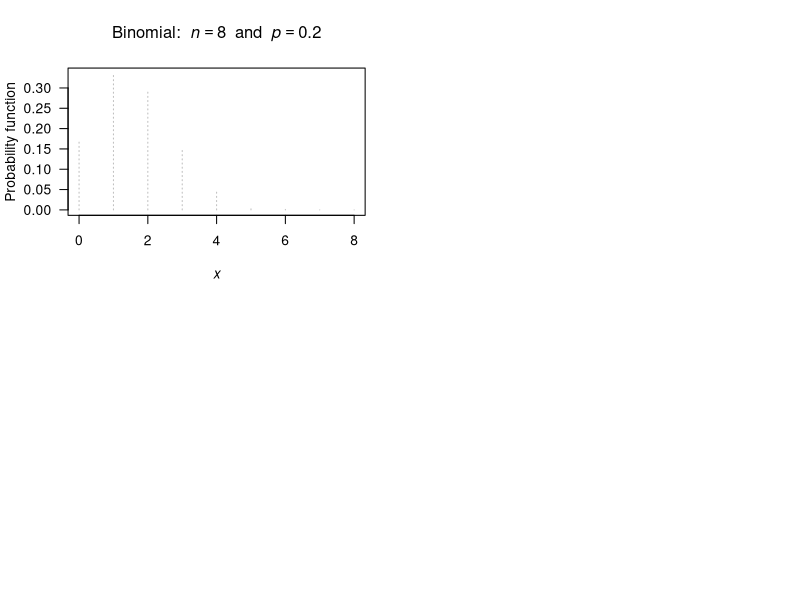

This figure's R source: (Note: this script raises an error after producing the figure.)
## ---- chunk 1
par( mfrow = c(2, 2))

n <- c(8, 8, 
       15, 15)
prob <- c(0.2, 0.6, 
          0.2, 0.6)

for (i in (1:4)) {
  ni <- n[i]
  probi <- prob[i]
  x <-  0:ni
  y <- dbinom(x, 
              size = ni,
              prob = probi)
  
   plot( x = x,
         y = y,
         xlab = expression(italic(x)),
         ylab = "Probability function",
         main = bquote("Binomial: " ~ italic(n) == .(ni) ~ " and " ~ italic(p) == .(probi)),
         las = 1,
         lty = 3,
         col = "grey",
         type = "h")
  points(x = x,
         y = y,
         col = plotColour1,
         pch = 19)
  
}
## ---- chunk 2
par( mfrow = c(2, 2))

xmax <- 10
mu <- c(0.5, 1, 2, 5)

for (i in (1:4)) {
  muvalue <- mu[i]
  x <-  0:xmax
  y <- dpois(x, 
             lambda = muvalue )
  
   plot( x = x,
         y = y,
         xlim = c(0, xmax),
         xlab = expression(italic(x)),
         ylab = "Probability function",
         main = bquote("Poisson mean:" ~ mu == .(muvalue)),
         las = 1,
         lty = 3,
         col = "grey",
         type = "h")
  points(x = x,
         y = y,
         col = plotColour1,
         pch = 19)
  
}
## ---- chunk 3
BombTable <- array( dim = c(8, 4))
colnames(BombTable) <- c("Hits",
                         "Number bombs",
                         "Proportion bombs",
                         "Poisson proportion")
BombTable[, 1] <- 0:7
BombTable[, 2] <- c(229,
                    211,
                    93,
                    35,
                    7,
                    0,
                    0,
                    1)
BombTable[, 3] <- round(BombTable[, 2] / sum(BombTable[, 2]), 4)
lambda <- sum( BombTable[, 1] * BombTable[, 3])

BombTable[, 4] <- dpois(0:7,
                        lambda = lambda )
BombTable[, 4] <- round( BombTable[, 4], 4)
BombTable[ 8, 4] <- 1 - sum( BombTable[1:7, 4])

BombTable.caption <- "The number of flying bomb hits on London during World War II in a 36 square kilometre area of South London. The proportion of the 576 grid squares receiving 0, 1, ...hits was also computed. The observed and empirical probabilities are shown. The Poisson distribution fits the data  well."

if( knitr::is_latex_output() ) {
  knitr::kable( BombTable,
                format = "latex",
                booktabs = TRUE,
                longtable = FALSE,
                col.names = c("Hits",
                              "Number bombs", 
                              "Proportion bombs", 
                              "Poisson proportion"),
                caption = BombTable.caption) %>%
    kable_styling(font_size = 10) %>%
    row_spec(0, bold = TRUE)
}
if( knitr::is_html_output() ) {
  knitr::kable( BombTable,
                format = "html",
                booktabs = TRUE,
                longtable = FALSE,
                col.names = c("Hits",
                              "Number bombs", 
                              "Proportion bombs", 
                              "Poisson proportion"),
                caption = BombTable.caption) %>%
    kable_styling(font_size = 10) %>%
    row_spec(0, bold = TRUE)
}

## ---- chunk 4
par( mfrow = c(2, 2))

n <- c(10, 50, 
       100, 1000)
p <- c(0.2, 0.1, 
       0.010, 0.005)
xmax <- c(10, 20, 
          10, 15)

for (i in (1:4)) {
   pValue <- p[i]
   nValue <- n[i]
   
  x <-  0:n[i]
  y <- dbinom(x, 
              size = n[i],
              prob = p[i])
  
   plot( x = x,
         y = y,
         xlim = c(0, xmax[i]),
         xlab = expression(italic(x)),
         ylab = "Probability",
         main = bquote("Binomial: " ~ italic(n) == ~ .(nValue) ~ "and" ~ italic(p) == .(pValue) ),
         las = 1,
         lty = 3,
         col = "grey",
         type = "h")
  points(x = x,
         y = y,
         col = plotColour,
         pch = 19)

  muPoisson <- nValue * pValue
  xValues <- 0:xmax[i]
  points( x = xValues,
          y = dpois(xValues,
                    lambda = muPoisson),
          pch = 4)
  
  if (i == 4 ){
    legend("topright", 
           col = c("black",
                   plotColour),
           pch = c(1, 19),
           legend = c("binomial",
                      "Poisson approx."))
  }
  
}

## ---- chunk 5
par( mfrow = c(2, 2))

xmax <- c(10, 15, 15, 15)
p <- c(0.1, 0.3, 
       0.5, 0.8)

for (i in (1:4)) {
  pValue <- p[i]
  x <-  0:n[i]
  y <- dgeom(x,
             prob = pValue)
  
   plot( x = x,
         y = y,
         xlim = c(0, xmax[i]),
         xlab = expression(italic(x)),
         ylab = "Probability function",
         main = bquote("Geometric: " ~ italic(p) == .(pValue) ),
                  las = 1,
         col = "grey",
         lty = 3,
         type = "h")
  points(x = x,
         y = y,
         col = plotColour1,
         pch = 19)
  
}

## ---- chunk 6
sum( dgeom( x = 1:19, 
            prob = 0.02))
pgeom(q = 19, 
      prob = 0.02) # i.e., up to 18 failures at p=0.02
## ---- chunk 7
par( mfrow = c(2, 2))
xmax <- 15

r <- c(1, 3, 
       1, 3)
p <- c(0.2, 0.2, 
       0.6, 0.6)

for (i in (1:4)) {
  rValue <- r[i]
  pValue <- p[i]
  
  x <-  0:n[i]
  y <- dnbinom(x, 
              size = r[i],
              prob = p[i])
  
   plot( x = x,
         y = y,
         xlim = c(0, xmax),
         xlab = expression(italic(x)),
         ylab = "Probability",
         main = bquote("Negative binomial: " ~ italic(r) == ~ .(rValue) ~ ";" ~ italic(p) == .(pValue) ),
         las = 1,
         lty = 3,
         col = "grey",
         type = "h")
  points(x = x,
         y = y,
         col = plotColour1,
         pch = 19)
  
}

## ---- chunk 8
x.values <- seq(1, 100, 
                by = 1)
1 - sum(dnbinom( x.values, 
                 size = 10, 
                 prob = 0.15))
# Alternatively:
1 - pnbinom(100, 10, 0.15)

## ---- chunk 9

xPoints <- 1:5
xCont <- seq(0.1, 5, 
             length = 100)

plot( x = c(0, 5),
      y = c(0, 25),
      type = "n",
      las = 1,
      col = plotColour1,
      xlab = expression(italic(z)),
      ylab = bquote("Gamma function" ~ Gamma(z)),
      main = "The Gamma function")
lines( x = xCont,
       col = plotColour1,
       y = gamma(xCont),
       lwd = 2)
points(x = xPoints,
       y = gamma(xPoints),
       col = plotColour1,
       pch = 19)
legend("top",
       pch = c(NA, 19),
       lty = c(1, NA),
       col = plotColour1,
       lwd = c(2, NA),
       legend = c(bquote("Gamma function" ~ Gamma(z)),
                  expression(paste( group("(", list(z - 1),")"), "!" ) ) ) )
## ---- chunk 10
pnbinom(360, 
        size = 5, 
        prob = 0.02)
## ---- chunk 11
MitesTab <- array( dim = c(9, 5))

MitesTab[1, ] <- c(0 ,  70 ,  0.467 ,  0.318 ,  0.449)
MitesTab[2, ] <- c(1 ,  38 ,  0.253 ,  0.364 ,  0.261)
MitesTab[3, ] <- c(2 ,  17 ,  0.113 ,  0.209 ,  "0.140")
MitesTab[4, ] <- c(3 ,  10 ,  0.067 ,  "0.080" ,  0.073)
MitesTab[5, ] <- c(4 ,  9 ,  "0.060" ,  0.023 ,  0.038)
MitesTab[6, ] <- c(5 ,  3 ,  "0.020" ,  0.005 ,  0.019)
MitesTab[7, ] <- c(6 ,  2 ,  0.013 ,  0.001 ,  "0.010")
MitesTab[8, ] <- c(7 ,  1 ,  0.007 ,  "0.000" ,  0.005)
MitesTab[9, ] <- c("8+" ,  0 ,  "0.000" ,  "0.000" ,  "0.000")

MitesTab.caption <- "Counts of mites on leaves selected at random from six similar apple trees"

if( knitr::is_latex_output() ) {
   knitr::kable(MitesTab,
                format = "latex",
                booktabs = TRUE,
                longtable = FALSE,
                align = "r",
                col.names = c("No. leaves", 
                              "No. mites",
                              "Emp. prob",
                              "Poisson prob",
                              "Neg. bin. prob"),
                caption = MitesTab.caption) %>%
  kable_styling(font_size = 10) %>%
  row_spec(0, bold = TRUE) 
}
if( knitr::is_html_output() ) {
   knitr::kable(MitesTab,
                format = "html",
                booktabs = TRUE,
                longtable = FALSE,
                align = "r",
                col.names = c("No. leaves", 
                              "No. mites",
                              "Emp. prob",
                              "Poisson prob",
                              "Neg. bin. prob"),
                caption = MitesTab.caption) %>%
  kable_styling(font_size = 10) %>%
  row_spec(0, bold = TRUE) 
}
